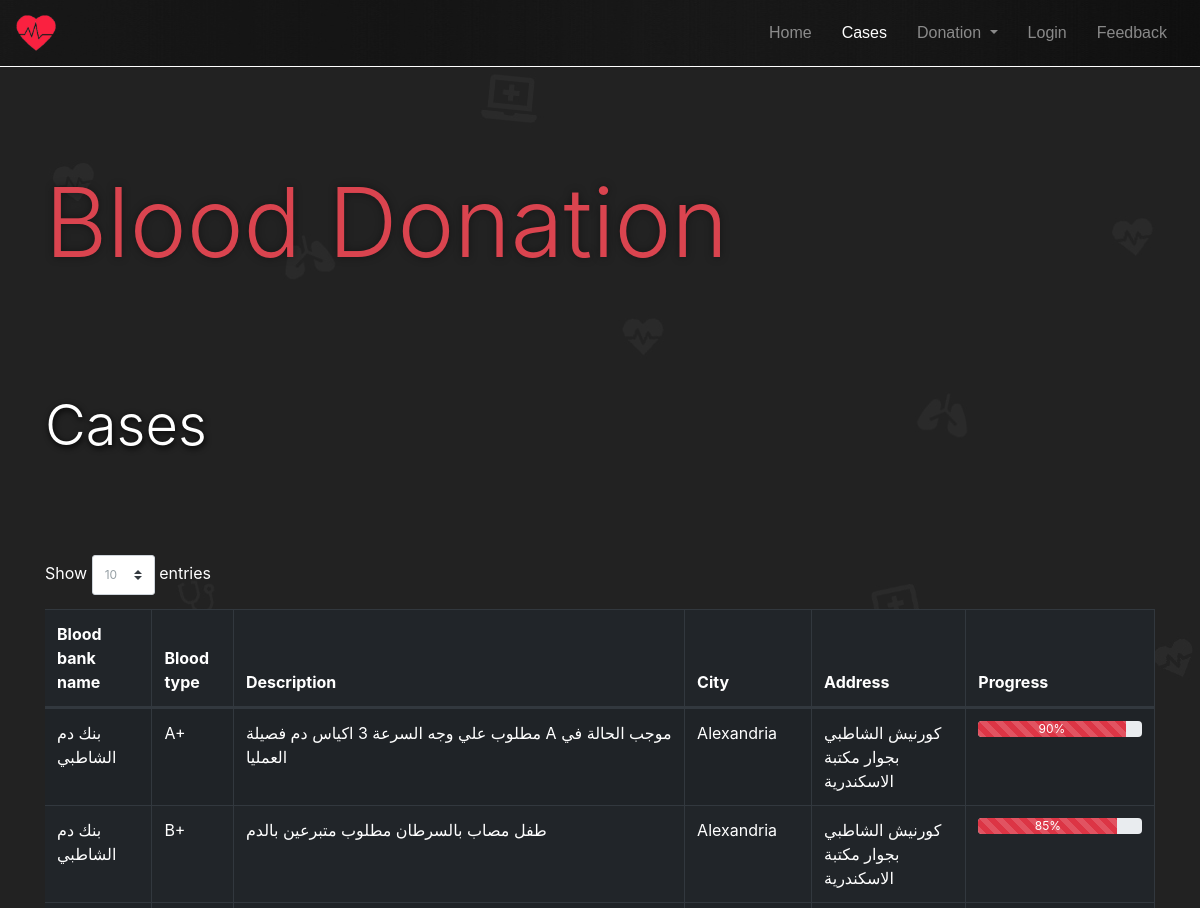
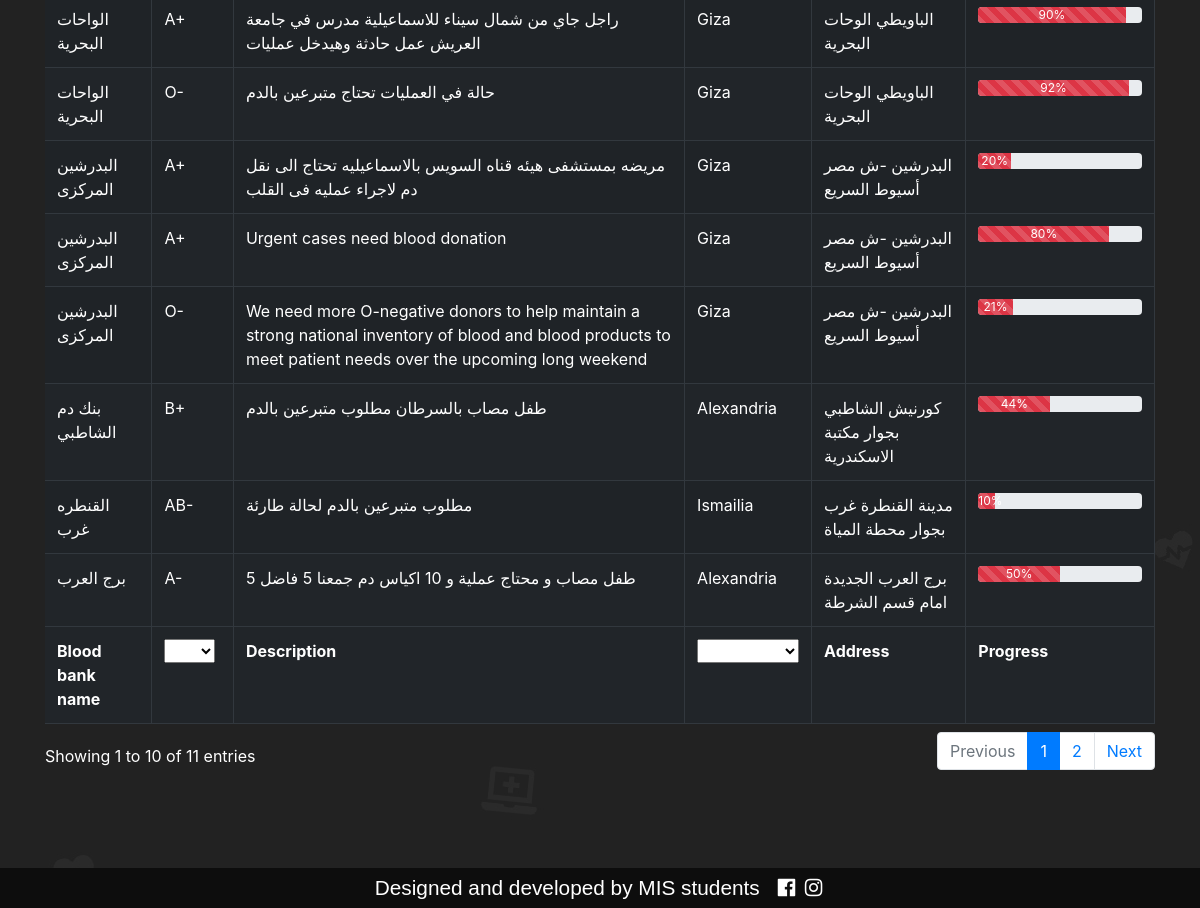
Screenshot of /Cases.php with the database file from the repository (2 pictures, top to bottom).
### tables this page shows
CREATE TABLE IF NOT EXISTS `post` (
  `id` int(11) NOT NULL AUTO_INCREMENT,
  `hospital_admin_id` int(11) NOT NULL,
  `blood_bank_name` varchar(255) NOT NULL,
  `address` varchar(255) NOT NULL,
  `blood_type` varchar(11) NOT NULL,
  `donation_location` varchar(255) NOT NULL,
  `description` varchar(255) NOT NULL,
  `progress` int(11) NOT NULL DEFAULT '0',
  `visible` varchar(20) NOT NULL DEFAULT '0',
  `created_at` timestamp NOT NULL DEFAULT CURRENT_TIMESTAMP,
  `updated_at` timestamp NULL DEFAULT NULL,
  PRIMARY KEY (`id`),
  KEY `hospital_admin_id` (`hospital_admin_id`)
);

### Cases.php (the view, shortened to what this page needs)
<?php
$page_name = "cases";
include'header.php';
?>
<div class="container display-1 bloodDTEXT bloodTextSM titleShadow">
    <p>Blood Donation</p>
</div>
<br />
<br />
<br />
<br />
<div class="container display-4 subTitleShadow">Cases</div>
<br />
<br />
<br />
<br />
<div class="container">
    <table id="cases" class="table table-striped table-bordered table-hover table-dark" style="width:100%">
        <thead>
            <tr>
                <th>Blood bank name</th>
                <th>Blood type</th>
                <th>Description</th>
                <th>City</th>
                <th>Address</th>
                <th>Progress</th>
            </tr>
        </thead>
        <tbody>
            <?php
        $cn = mysqli_connect("localhost" ,"root","","blood_donation");
                    mysqli_set_charset($cn,"utf8");
        $rslt = mysqli_query($cn , "select  id , blood_bank_name , address , blood_type, donation_location , description, progress from post where progress != 100 ORDER BY id DESC;");
        while($row = mysqli_fetch_row($rslt))
        {
          ?>
            <tr>
                <td><?php echo $row[1]?></td>
                    <td><?php echo $row[3]?></td>
                    <td><?php echo $row[5]?></td>
                    <td><?php echo $row[4]?></td>
                    <td><?php echo $row[2]?></td>
                    <td style="width:17%" ><div class="progress">
  <div class="progress-bar bg-danger progress-bar-striped" style="width:<?php echo $row[6] ?>%"><?php echo $row[6] ?>%</div>
</div></td>
 </tr >
                        <?php
        }
      ?>
        </tbody>
        <tfoot>
            <tr>
                <th>Blood bank name</th>
                <th>Blood type</th>
                <th>Description</th>
                <th>City</th>
                <th>Address</th>
                <th>Progress</th>
            </tr>
        </tfoot>
    </table>
</div>
<br />
<br />
<br />
<br />
<?php include'footer.php';  ?>

### header.php (shortened to what this page needs)
<!DOCTYPE html>
<html lang="en">
<head>
    <link rel="stylesheet" href="https://maxcdn.bootstrapcdn.com/bootstrap/4.1.3/css/bootstrap.min.css">
    <link rel="stylesheet" type="text/css" href="https://cdnjs.cloudflare.com/ajax/libs/animate.css/3.5.2/animate.css">
    <link rel="stylesheet" href="https://use.fontawesome.com/releases/v5.6.3/css/all.css">
    <link href="https://cdnjs.cloudflare.com/ajax/libs/fotorama/4.6.4/fotorama.css" rel="stylesheet">
    <link rel="stylesheet" type="text/css" href="https://cdnjs.cloudflare.com/ajax/libs/twitter-bootstrap/4.1.3/css/bootstrap.css">
    <link rel="stylesheet" type="text/css" href="https://cdn.datatables.net/1.10.19/css/dataTables.bootstrap4.min.css">
    <link rel="stylesheet" type="text/css" href="parsley.css">
    <link rel="stylesheet" type="text/css" href="style.css">
</head>
<body>
    <div id="eshta">
        <nav class="navbar navbar-expand-md bg-dark navbar-dark backForNav">
            <a class="navbar-brand" href="#">
                <img src="Media/blood.png" alt="logo" style="width:40px;">
            </a>
            <div class="collapse navbar-collapse" id="collapsibleNavbar">
                <ul class="navbar-nav" id="rightPos">
                    <li class="nav-item">
                        <a class="nav-link " href="index_register.php" >Home</a>
                    </li>
                    <li class="nav-item <?php if($page_name =="cases") echo 'active' ?>">
                        <a class="nav-link " href="Cases.php"> Cases</a>
                    </li>
                    <li class="nav-item dropdown <?php if($page_name =="donation") echo 'active' ?>">
                        <a class="nav-link dropdown-toggle " href="#" data-toggle="dropdown">
                            Donation
                        </a>
                    </li>
                    <li class="nav-item <?php if($page_name =="dashboard") echo 'active' ?>">
                       <?php if (empty($_SESSION["user_info1"]) && empty($_SESSION["user_info"]) ){
                       echo '<a class="nav-link " href="Admin_login.php">Login</a>';
                       }
                        elseif (!empty($_SESSION["user_info1"]) && isset($_SESSION["user_info1"])){
                       echo '<a class="nav-link " href="Admin_cases.php">Dashboard</a>';
                        }
                        elseif (!empty($_SESSION["user_info"]) && isset($_SESSION["user_info"])){
                       echo '<a class="nav-link " href="RequestBlood.php">Dashboard</a>';
                        }
                ?>
                                </li>
                    <li class="nav-item rightForNav <?php if($page_name =="feedback") echo 'active' ?>">
                        <a class="nav-link " href="ContactUs.php">Feedback</a>
                    </li>
                </ul>
            </div>
        </nav>
    </div>
    <br />
    <br />

### footer.php (shortened to what this page needs)
<div id="manualFooter" class="d-flex justify-content-center">
    <div>
        <span id="footerText" class="display-5">Designed and developed by MIS students &nbsp;</span>
        <i class="fab fa-facebook footerImg fa-2x"></i>
        <i class="fab fa-instagram footerImg fa-2x"></i>
    </div>
</div>
</body>
</html>

### style.css (style rules this page uses)
body { margin: 0; width: 100%; }
body, html { overflow: auto; background-image: url(Media/backgroundIcons.jpg); background-color: #222; color: #fff; }
#eshta { width: 100%; right: 0px; z-index: 1; }
@media (min-width: 768px) { #rightPos { position: absolute; right: 5px; } }
@media (min-width: 768px) { .nav-item { padding: 0 7px; } }
@media (min-width: 768px) { .nav-link { position: relative; text-decoration: none; } }
@media (min-width: 768px) { .nav-link:before { content: ""; position: absolute; width: 100%; height: 2px; bottom: 0; left: 0; background-color: #da444f; visibility: hidden; transform: scaleX(0); transition: all 0.3s ease-in-out 0s; } }
#manualFooter { background-color: #0d0d0d; padding: 4px; display: block; }
#footerText { padding: 0 2px; font-family: "Lucida Sans Unicode", "Lucida Grande", sans-serif; font-size: 130%; }
.footerImg { margin-right: 5px; font-size: 20px; }
.bg-dark { background-color: #0d0d0d !important; }
.rightForNav { padding-right: 20px; }
.bloodDTEXT { color: #da444f; }
.navbar { background-color: rgba(255, 255, 255, 0); }
.nav-link { font-family: Verdana, Geneva, sans-serif; }
@media (min-width: 767px) { .bloodDTEXT { padding-top: 50px; } }
.backForNav { background-image: url(Media/nav.jpg); border-bottom: 1px solid #fff; }
.subTitleShadow { text-shadow: 1px 2px 6px #000; }
.titleShadow { text-shadow: 0px 0px 8px rgba(0, 0, 0, 0.4); }

### rows the page displays
post: blood_bank_name "بنك دم الشاطبي", blood_type "A+", description "مطلوب علي وجه السرعة 3 اكياس دم فصيلة A موجب الحالة في العمليا", donation_location "Alexandria", address "كورنيش الشاطبي بجوار مكتبة الاسكندرية", progress "90"
post: blood_bank_name "بنك دم الشاطبي", blood_type "B+", description "طفل مصاب بالسرطان مطلوب متبرعين بالدم", donation_location "Alexandria", address "كورنيش الشاطبي بجوار مكتبة الاسكندرية", progress "85"
post: blood_bank_name "الواحات البحرية", blood_type "A+", description "راجل جاي من شمال سيناء للاسماعيلية مدرس في جامعة العريش عمل حادثة وهيدخل عمليات", donation_location "Giza", address "الباويطي الوحات البحرية", progress "90"
post: blood_bank_name "الواحات البحرية", blood_type "O-", description "حالة في العمليات تحتاج متبرعين بالدم", donation_location "Giza", address "الباويطي الوحات البحرية", progress "92"
post: blood_bank_name "البدرشين المركزى", blood_type "A+", description "مريضه بمستشفى هيئه قناه السويس بالاسماعيليه تحتاج الى نقل دم لاجراء عمليه فى القلب", donation_location "Giza", address "البدرشين -ش مصر أسيوط السريع", progress "20"
post: blood_bank_name "البدرشين المركزى", blood_type "A+", description "Urgent cases need blood donation", donation_location "Giza", address "البدرشين -ش مصر أسيوط السريع", progress "80"
post: blood_bank_name "البدرشين المركزى", blood_type "O-", description "We need more O-negative donors to help maintain a strong national inventory of blood and blood products to meet patient needs over the upcoming long weekend", donation_location "Giza", address "البدرشين -ش مصر أسيوط السريع", progress "21"
post: blood_bank_name "بنك دم الشاطبي", blood_type "B+", description "طفل مصاب بالسرطان مطلوب متبرعين بالدم", donation_location "Alexandria", address "كورنيش الشاطبي بجوار مكتبة الاسكندرية", progress "44"
post: blood_bank_name "القنطره غرب", blood_type "AB-", description "مطلوب متبرعين بالدم لحالة طارئة", donation_location "Ismailia", address "مدينة القنطرة غرب بجوار محطة المياة", progress "10"
post: blood_bank_name "برج العرب", blood_type "A-", description "طفل مصاب و محتاج عملية و 10 اكياس دم جمعنا 5 فاضل 5", donation_location "Alexandria", address "برج العرب الجديدة امام قسم الشرطة", progress "50"
